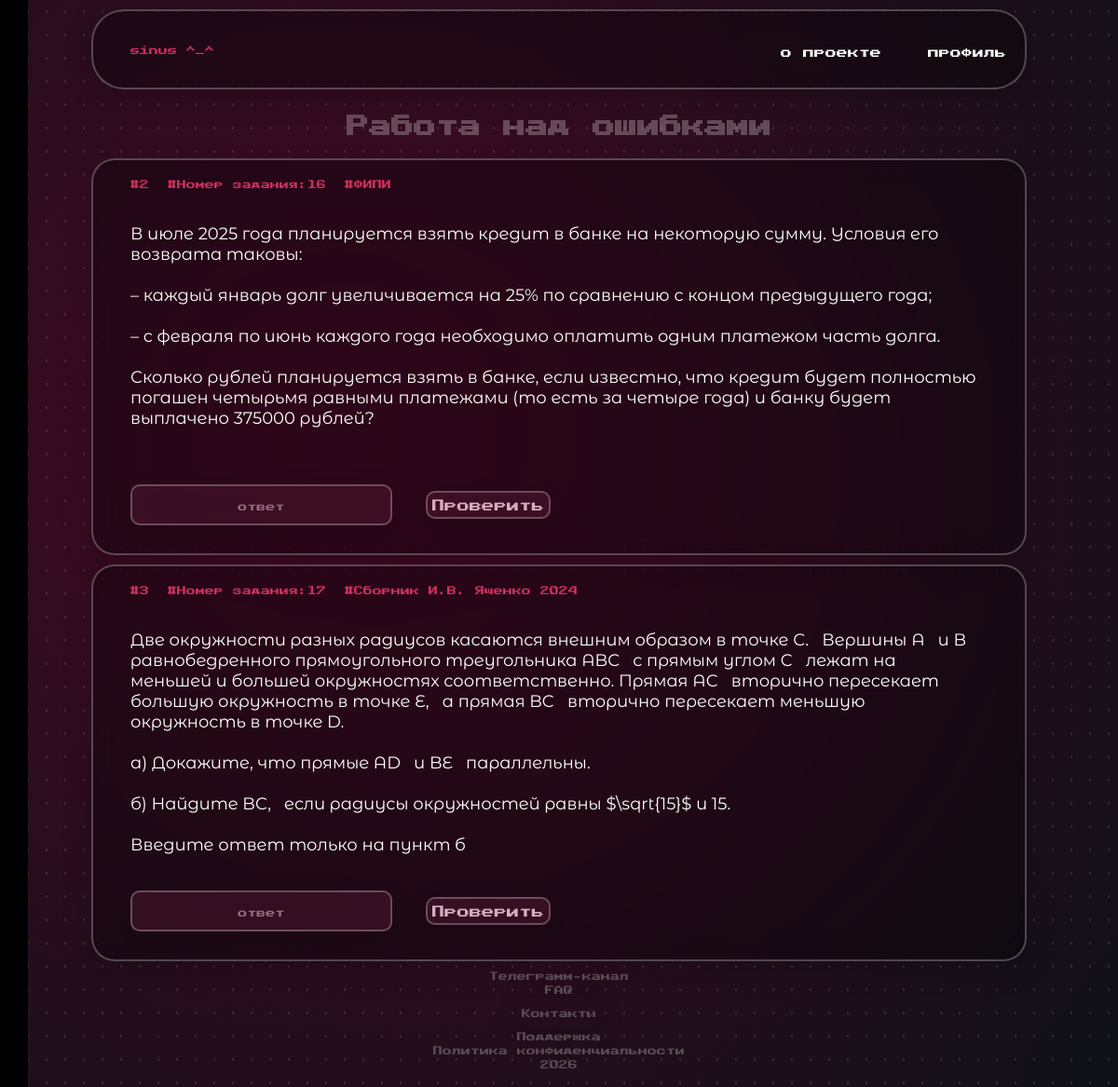
/mistakes (signed in), run on an earlier commit of the app's database.
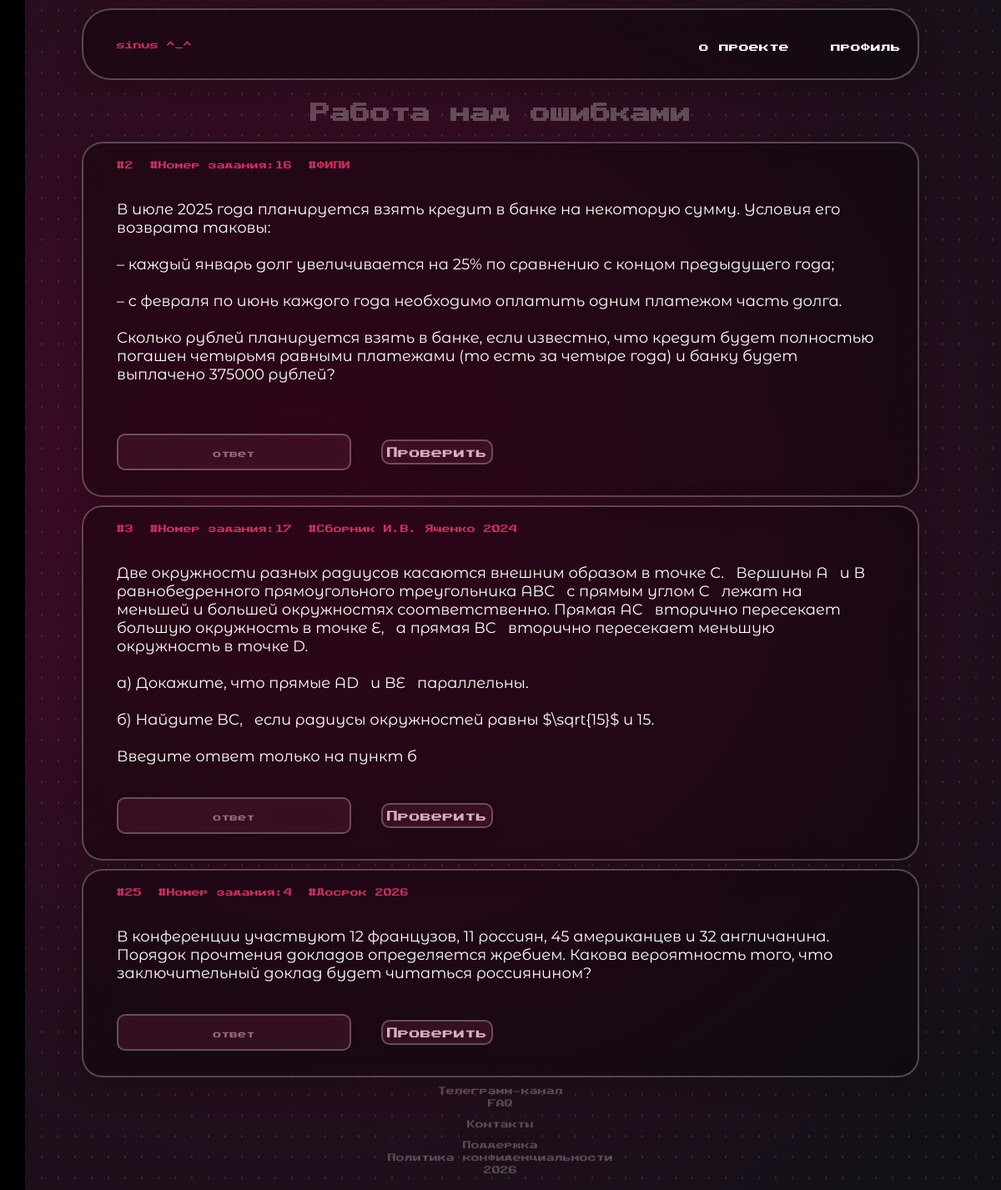
And on a later commit of the database.
### tables this page shows
CREATE TABLE tasks(
            id INTEGER PRIMARY KEY,
            number INTEGER,
            source TEXT,
            text TEXT,
            solution TEXT,
            answer TEXT
        , image TEXT);

### app.py (the view)
@app.route('/mistakes')
@regs_only
def mistakes():
    user_id=session.get('user_id')
    if user_id is None:
        return redirect('/login')
    conn=sqlite3.connect('users.db')
    conn.row_factory=sqlite3.Row
    cur=conn.cursor()
    cur.execute('''
        SELECT tasks.* FROM tasks JOIN user_tasks ON tasks.id=user_tasks.task_id WHERE user_tasks.user_id=?
        AND user_tasks.status="Неправильно!"''',(user_id,)
    )
    tasks=cur.fetchall()
    conn.close()
    return render_template('mistakes.html', tasks=tasks)

### app.py (called while the page is built)
def regs_only(f):
    @wraps(f)
    def wrapper(*args,**kwags):
        if 'user_id' not in session:
            return redirect('/login')
        return f(*args,**kwags)
    return wrapper

### templates/mistakes.html (shortened to what this page needs)
<!DOCTYPE html>
<html>
    <head>
        <link rel="stylesheet" href="{{ url_for('static',filename='css/styles.css')}}">
        <link rel="stylesheet" href="https://cdn.jsdelivr.net/npm/katex@0.16.9/dist/katex.min.css">
    </head>
    <body>
        <header class="header" style="width:80%;">
            <ul class="header__list1">
                <li>
                    <p class="classification main_Thing">sinus ^_^</p>
                </li>
            </ul>
            <ul class="header__list2">
                <li>
                    <a href="{{url_for('about')}}" class="lighttext main_Thing">о проекте</a>
                </li>
                <li>
                    <a href="{{url_for('profile')}}" class="lighttext main_Thing">профиль</a>
                </li>
            </ul>
        </header>
        {% if tasks %}
            <h2 class="heading h2heading">Работа над ошибками</h2>
            {% for task in tasks %}
                <div class="task">
                    <div class="tasksClasses">
                        <p class="classification">#{{task['id']}}</p>
                        <p class="classification">#Номер задания:{{task['number']}}
                        <p class="classification">#{{task['source']}}</p>
                    </div>
                    <p class="taskText">{{task['text']}}</p>
                    <div class="phoneButtons">
                        <input id="input-{{ task['id'] }}" class="lightBox buttons" placeholder="ответ">
                        <button onclick="checkAnswer({{ task['id'] }})" class="lightBox buttons">Проверить</button>
                    </div>
                </div>
            {% endfor %}
        {%endif%}
        <ul class="smallInfo">
            <li><a href="https://t.me/karznl">Телеграмм-канал</a></li>
            <li><a href="/">FAQ</a></li>
            <li><button class="textButton buttons" onclick="openContacts()">Контакты</button></li>
            <li><a href="/">Поддержка</a></li>
            <li><a href="{{url_for('privacypolicy')}}">Политика конфиденциальности</a></li>
            <li>2026</li>
        </ul>
        <div class="sidebar" id="sidebar">
            <a href="{{url_for('error')}}" class="name">настя синус</a>
            <ul class="listThings">
                <li><a href="{{url_for('home')}}" class="lighttext">Основная страница</a></li>
                <li><a href="{{url_for('tasks')}}" class="lighttext">Банк заданий</a></li>
                <li><a href="{{url_for('tests')}}" class="lighttext">Варианты уровня ЕГЭ</a></li>
                <li><a href="{{url_for('mistakes')}}" class="lighttext">Работа над ошибками</a></li>
                <li><a href="{{url_for('statistics')}}" class="lighttext">Статистика</a></li>
                <li><a href="{{url_for('logout')}}" class="lighttext">Выход</a></li>
            </ul>
        </div>
    </body>
    </body>
</html>

What changed in the data, as far as the page shows it:
added tasks: id "25", number "4", source "Досрок 2026", text "В конференции участвуют 12 французов, 11 россиян, 45 американцев и 32 англичанина. Порядок прочтения докладов определяется жребием. Какова вероятность того, что заключительный доклад будет читаться россиянином?"
